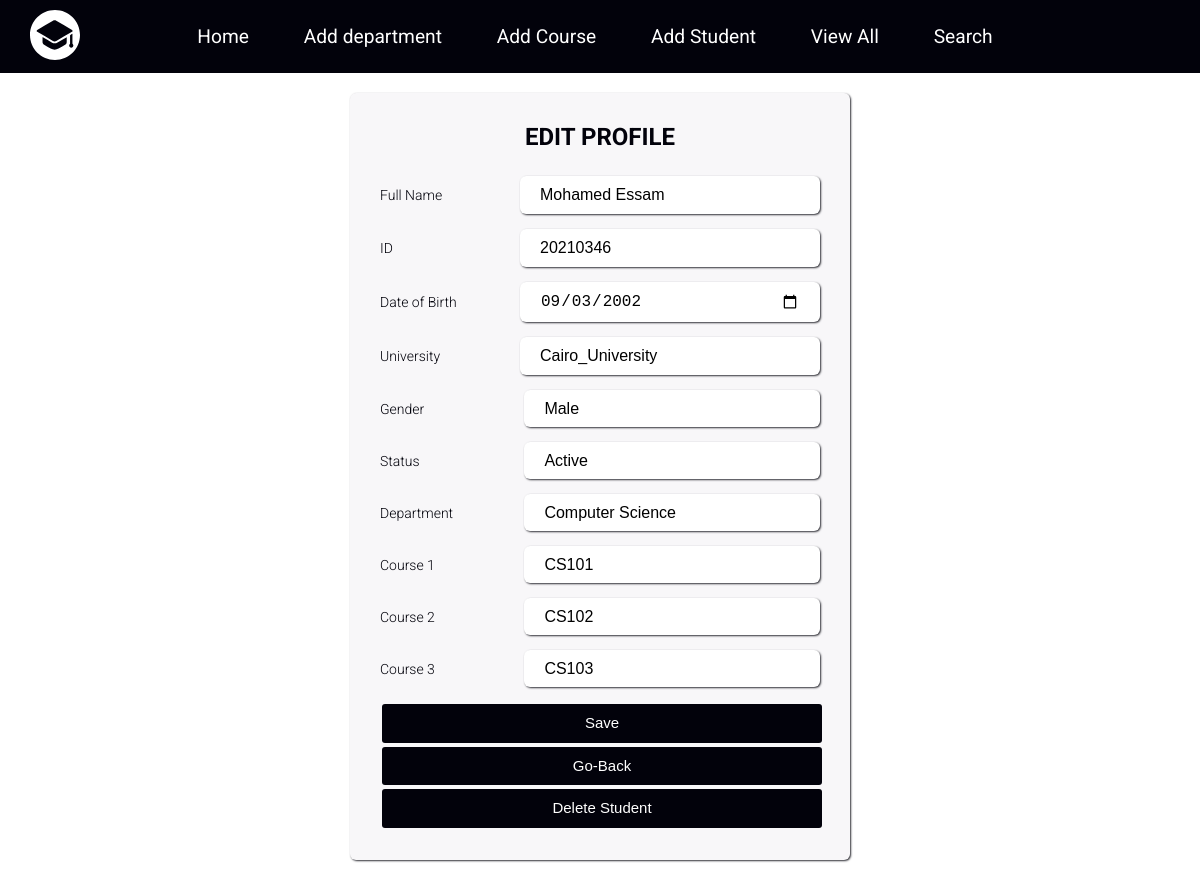
The app's page /main/all-students/20210346/edit/ with its own data.
### administrator/models.py (models this page shows, shortened)
class Student(models.Model):
    id = models.IntegerField(primary_key=True, auto_created=True)
    department_name = models.ForeignKey(Department, models.DO_NOTHING, db_column='department_name', null=True)
    name = models.CharField(max_length=255)
    gender = models.CharField(max_length=6)
    university = models.CharField(max_length=255)
    status = models.CharField(max_length=255)
    date_of_birth = models.DateField(null=True)
    course1 = models.ForeignKey(Course, related_name='student_course1', on_delete=models.CASCADE, null=True)
    course2 = models.ForeignKey(Course, related_name='student_course2', on_delete=models.CASCADE, null=True)
    course3 = models.ForeignKey(Course, related_name='student_course3', on_delete=models.CASCADE, null=True)
    class Meta:
        managed = False
        db_table = 'Student'

class Department(models.Model):
    name = models.CharField(primary_key=True, max_length=255)
    def __str__(self):
        return self.name
    class Meta:
        managed = False
        db_table = 'Department'

class Course(models.Model):
    name = models.CharField(primary_key=True, max_length=255)
    department_name = models.ForeignKey('Department', models.DO_NOTHING, db_column='department_name')
    hours = models.IntegerField()
    days = models.IntegerField()
    hall_number = models.IntegerField()
    def __str__(self):
        return self.name
    class Meta:
        managed = False
        db_table = 'Course'

### administrator/views.py (the view)
# urls.py: path('main/all-students/<int:id>/edit/', views.edit_page, name='edit-page'),
def edit_page(request, id):
    if request.method == 'POST':
        fullname = request.POST.get('fullNameInput')
        idInput = request.POST.get('idNumberInput')
        dobInput = request.POST.get('dobInput')
        genderSelect = request.POST.get('genderSelect')
        universityInput = request.POST.get('universityInput')
        statusSelect = request.POST.get('statusSelect')
        departmentSelect = request.POST.get('departmentSelect')
        course1Select = request.POST.get('course1Select')
        course2Select = request.POST.get('course2Select')
        course3Select = request.POST.get('course3Select')
        if str(idInput) != str(id) and Student.objects.filter(id = idInput).exists() :
            return JsonResponse({'success' : False})
        else:
            student_instance = Student.objects.get(id=id)
            student_instance.delete()
            student_instance = Student(id, departmentSelect, fullname, genderSelect, universityInput, statusSelect, dobInput,
                                        course1Select, course2Select, course3Select)
            student_instance.save()
            return JsonResponse({'success' : True})
    else:
        student_info = Student.objects.get(id=id)
        allDepartments = Department.objects.all()
        load_student = {'name' : student_info.name, 'id' : id, 'university' : student_info.university,
                        'gender':student_info.gender, 'status':student_info.status, 'course1' : student_info.course1,
                        'course2':student_info.course2, 'course3':student_info.course3,
                        'department':student_info.department_name, 'dob' : student_info.date_of_birth
                        , 'allDepartments': allDepartments}
        return render(request, 'edit-page.html', load_student)

### administrator/templates/edit-page.html (shortened to what this page needs)
{% extends "base.html" %}
{% load static %}
{% block static_cssFile %}
<link rel="stylesheet" href="{% static 'CSS/edit.css' %}">
{% endblock %}
{% block Bodycontent %}
    <div class="wrapper">
        <div class="title"> Edit Profile</div>
        <div class="form">
            <div class="input_field">
                <label for="full-name">Full Name</label>
                <input type="text" class="input" id="full-name" value="{{name}}">
            </div>
            <div class="input_field">
                <label for="id-number">ID</label>
                <input type="number" class="input" id="id-number" value="{{id}}">
            </div>
            <div class="input_field">
                <label for="dob">Date of Birth</label>
                <input type="date" class="input" id="dob" value="{{ dob|date:'Y-m-d' }}">
            </div>
            <div class="input_field">
                <label for="university">University</label>
                <input type="text" class="input" id="university" value="{{university}}">
            </div>
            <div class="input_field">
                <label for="gender">Gender</label>
                <div class="custom_select">
                    <select id="gender">
                        <option value="{{gender}}">{{gender}}</option>
                    </select>
                </div>
            </div>
            <div class="input_field">
                <label for="status">Status</label>
                <div class="custom_select">
                    <select id="status">
                        <option value="{{status}}">{{status}}</option>
                    </select>
                </div>
            </div>
            <div class="input_field">
                <label for="department">Department</label>
                <div class="custom_select">
                    <select id="department">
                        <option value="{{department}}">{{department}}</option>
                    </select>
                </div>
            </div>
            <div class="input_field">
                <label for="course1">Course 1</label>
                <div class="custom_select">
                    <select id="course1">
                        <option value="{{course1}}">{{course1}}</option>
                    </select>
                </div>
            </div>
            <div class="input_field">
                <label for="course2">Course 2</label>
                <div class="custom_select">
                    <select id="course2">
                        <option value="{{course2}}">{{course2}}</option>
                    </select>
                </div>
            </div>
            <div class="input_field">
                <label for="course3">Course 3</label>
                <div class="custom_select">
                    <select id="course3">
                        <option value="{{course3}}">{{course3}}</option>
                    </select>
                </div>
            </div>
            <div class="inputfield">
                <input type="submit" value="Save" class="btn" id="submit-btn">
                <input class="btn" id="go-back-btn" value="Go-Back" type="button"/>
                <input class="btn" type="submit" value="Delete Student" id="delete-btn"/>
            </div>
        </div>
    </div>
{% endblock %}

### administrator/static/CSS/style.css (style rules this page uses)
* { box-sizing: border-box; }
body { margin: 0; }
:root { --padding-x: 20px; --padding-y: 10px; --mainColor: #02020b; --lightColor-1: #ece4b7; --lightColor-2: #e6aa68; --lightColor-3: #ffffff; --lightColor-4: #f8f7f9; --darkColor-1: #191921; --darkColor-2: #303037; --darkColor-3: #f9f9f9; --dangerColor: #ef5350; --bs-border-width: 1px; --bs-border-radius: 0.375rem; --mainTransition: 0.5s; --boxShadow: 1px 1px 2px var(--darkColor-2); font-family: "Roboto", sans-serif; font-weight: 300; color: var(--darkColor); }
.btn { --bs-btn-padding-x: 0.75rem; --bs-btn-padding-y: 0.65rem; --bs-btn-font-weight: 400; --bs-btn-line-height: 1.5; --bs-btn-color: var(--lightColor-3); --bs-btn-bg: var(--mainColor); --bs-btn-border-width: var(--bs-border-width); --bs-btn-border-color: transparent; --bs-btn-border-radius: var(--bs-border-radius); display: inline-block; padding: var(--bs-btn-padding-y) var(--bs-btn-padding-x); font-weight: var(--bs-btn-font-weight); line-height: var(--bs-btn-line-height); color: var(--bs-btn-color); cursor: pointer; border: none; border-radius: var(--bs-btn-border-radius); background-color: var(--bs-btn-bg); transition: color 0.15s ease-in-out, background-color 0.15s ease-in-out, border-color 0.15s ease-in-out, box-shadow 0.15s ease-in-out; width: 120px; position: relative; font-size: 1.2em; font-weight: 400; }
.btn::after { content: ""; background-color: var(--lightColor-3); opacity: 0; position: absolute; width: 100%; height: 100%; top: 0; right: 0; transition: var(--mainTransition); }

### administrator/static/CSS/edit.css (style rules this page uses)
.wrapper { max-width: 500px; width: 100%; background: var(--lightColor-4); margin: 20px auto; padding: 30px; border-radius: var(--bs-border-radius); box-shadow: var(--boxShadow); }
.wrapper .title { font-size: 24px; font-weight: 700; margin-bottom: 25px; color: var(--mainColor); text-transform: uppercase; text-align: center; }
.wrapper .form { width: 100%; }
.wrapper .form .input_field { margin-bottom: 15px; display: flex; align-items: center; }
.wrapper .form .input_field label { width: 200px; color: var(--mainColor); margin-right: 10px; font-size: 14px; }
.wrapper .form .input_field input, .wrapper .form .input_field textarea { width: 100%; outline: none; border: 1px solid var(--lightColor-2); font-size: 15px; padding: 8px 10px; border-radius: 3px; }
.wrapper .form .input_field .custom_select { position: relative; width: 100%; height: 37px; }
.wrapper .form .input_field .custom_select select { -webkit-appearance: none; appearance: none; border: 1px solid var(--lightColor-2); width: 100%; height: 100%; padding: 8px 10px; border-radius: 3px; outline: none; }
.wrapper .form .inputfield .btn { width: 100%; padding: 8px 10px; margin: 2px; font-size: 15px; border: 0px; background: var(--mainColor); color: var(--lightColor-3); cursor: pointer; border-radius: 3px; outline: none; }
.wrapper .form .input_field input:not([type = 'submit'], [type = 'reset']), .wrapper .form .input_field .custom_select select { appearance: none; outline: none; border: none; font-size: 16px; box-shadow: var(--boxShadow); background: white; width: 100%; padding: 10px 20px; border-radius: var(--bs-border-radius); }
.wrapper .form .input_field input:not([type = 'submit'], [type = 'reset']):focus-visible { border: 1px solid var(--lightColor-2); box-shadow: none; }

### records on screen
Student: name "Mohamed Essam", date_of_birth "09/03/2002", university "Cairo_University", gender "Male", status "Active"
Department: name "Computer Science"
Course: name "CS101"
Course: name "CS102"
Course: name "CS103"
